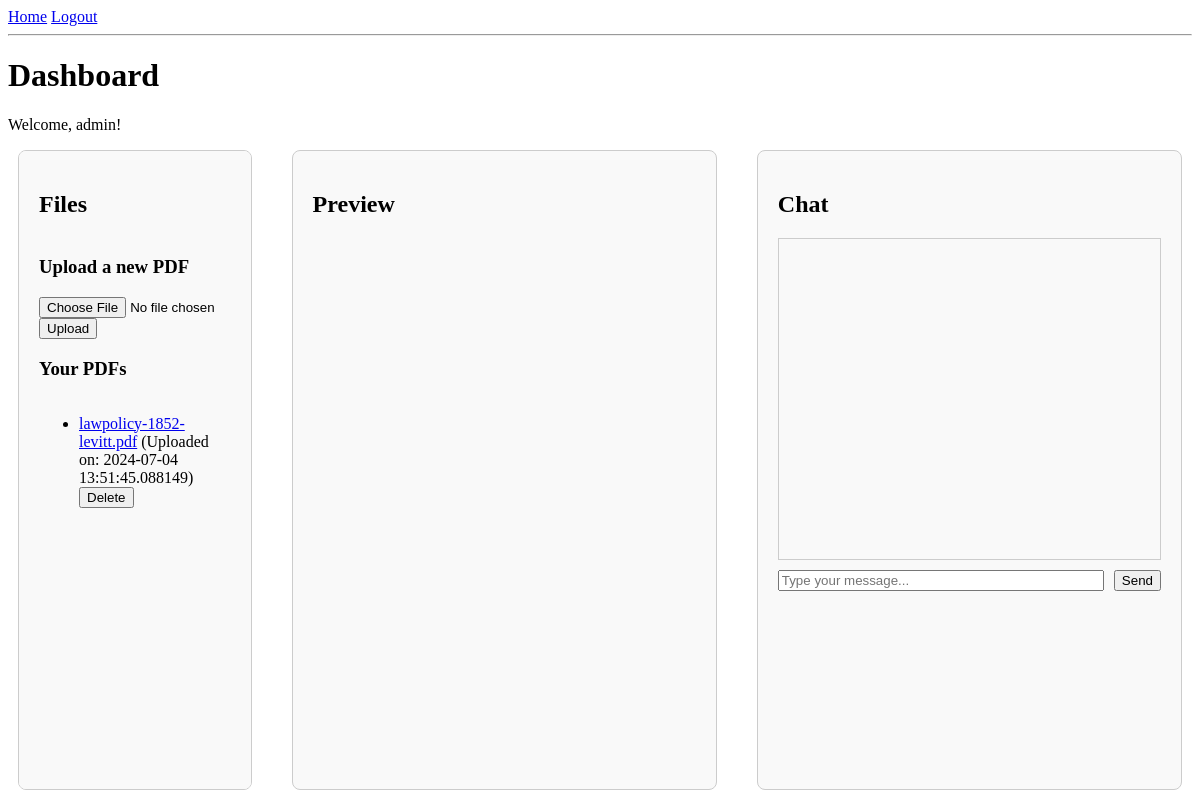
Page /dashboard (signed in) on the earlier database version.
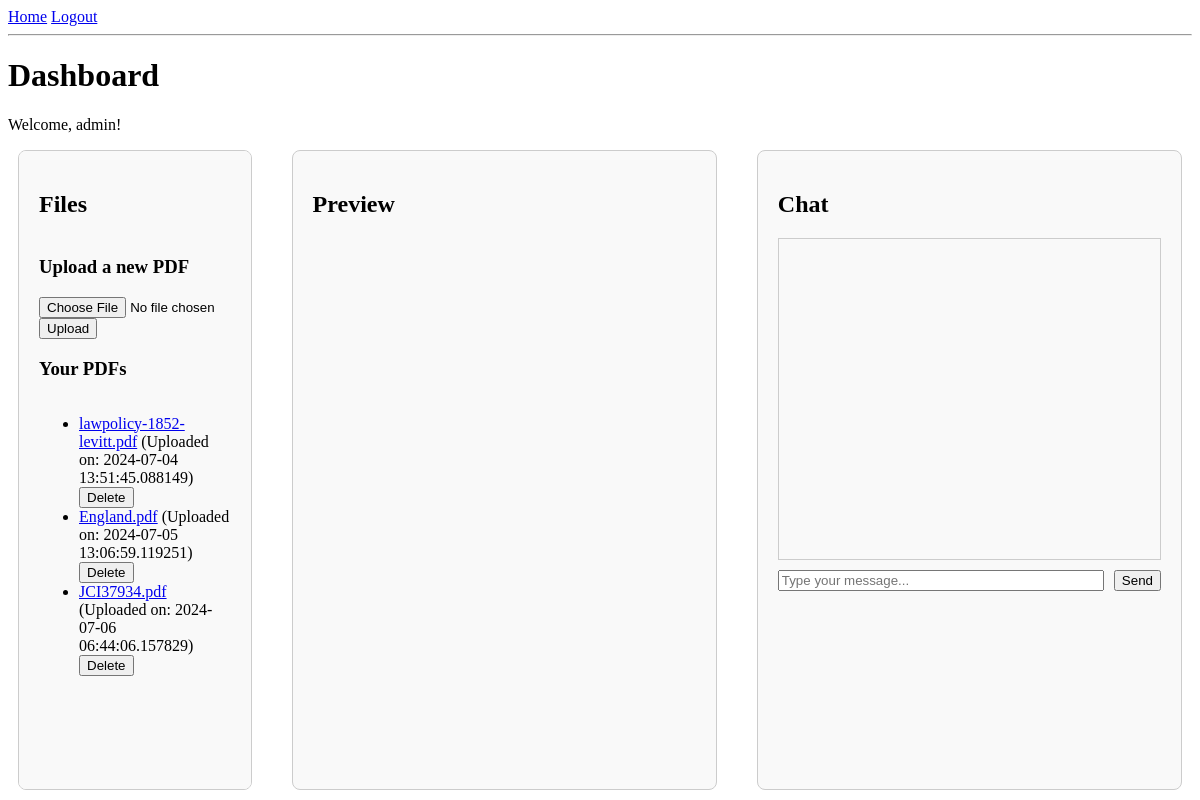
Same page on the later database version.
### app/models.py (models this page shows, shortened)
class User(UserMixin, db.Model):
    id = db.Column(db.Integer, primary_key=True)
    username = db.Column(db.String(64), index=True, unique=True)
    email = db.Column(db.String(120), index=True, unique=True)
    password_hash = db.Column(db.String(128))
    pdfs = db.relationship('PDF', backref='owner', lazy='dynamic')

class PDF(db.Model):
    id = db.Column(db.Integer, primary_key=True)
    filename = db.Column(db.String(100))
    path = db.Column(db.String(200))
    upload_date = db.Column(db.DateTime, index=True, default=datetime.utcnow)
    user_id = db.Column(db.Integer, db.ForeignKey('user.id'))

### app/routes.py (the view)
@bp.route('/dashboard')
@login_required
def dashboard():
    pdfs = PDF.query.filter_by(user_id=current_user.id).all()
    return render_template('dashboard.html', pdfs=pdfs)

### app/__init__.py (called while the page is built)
def create_app():
    app = Flask(__name__,
                template_folder=os.path.abspath(os.path.join(os.path.dirname(__file__), 'templates')))
    app.config.from_object(Config)
    db.init_app(app)
    login_manager.init_app(app)
    migrate.init_app(app, db)
    login_manager.login_view = 'main.login'
    from app import models
    from app.routes import bp
    app.register_blueprint(bp)
    @login_manager.user_loader
    def load_user(user_id):
        return models.User.query.get(int(user_id))
    return app

### app/templates/dashboard.html (shortened to what this page needs)
{% extends "base.html" %}
{% block content %}
    <h1>Dashboard</h1>
    <p>Welcome, {{ current_user.username }}!</p>
    <div class="dashboard-container">
        <div class="column files-column">
            <h2>Files</h2>
            <h3>Upload a new PDF</h3>
            <form action="{{ url_for('main.upload_pdf') }}" method="post" enctype="multipart/form-data">
                <input type="file" name="pdf_file" accept=".pdf">
                <input type="submit" value="Upload">
            </form>
            <h3>Your PDFs</h3>
            {% if pdfs %}
                <ul>
                {% for pdf in pdfs %}
                    <li>
                        <a href="#" class="pdf-link" data-pdf-id="{{ pdf.id }}">{{ pdf.filename }}</a>
                        (Uploaded on: {{ pdf.upload_date }})
                        <form action="{{ url_for('main.delete_pdf', pdf_id=pdf.id) }}" method="post" style="display: inline;">
                            <input type="submit" value="Delete" onclick="return confirm('Are you sure you want to delete this PDF?');">
                        </form>
                    </li>
                {% endfor %}
                </ul>
            {% else %}
                <p>You haven't uploaded any PDFs yet.</p>
            {% endif %}
        </div>
        <div class="column preview-column">
            <h2>Preview</h2>
            <div id="pdf-viewer"></div>
        </div>
        <div class="column chat-column">
            <h2>Chat</h2>
            <div id="chat-messages"></div>
            <form id="chat-form">
                <input type="text" id="chat-input" placeholder="Type your message...">
                <button type="submit">Send</button>
            </form>
        </div>
    </div>
{% endblock %}

### app/templates/base.html (shortened to what this page needs)
<!doctype html>
<html lang="en">
  <head>
  </head>
  <body>
    <nav>
      <a href="{{ url_for('main.index') }}">Home</a>
      {% if current_user is defined and current_user.is_authenticated %}
          <a href="{{ url_for('main.logout') }}">Logout</a>
      {% else %}
          <a href="{{ url_for('main.login') }}">Login</a>
          <a href="{{ url_for('main.register') }}">Register</a>
      {% endif %}
  </nav>
    <hr>
    {% block content %}{% endblock %}
  </body>
</html>

### app/templates/dashboard.html (style rules this page uses)
.dashboard-container { display: flex; justify-content: space-between; grid-template-columns: repeat(3, 1fr); gap: 20px; height: 80vh; }
.column { flex: 1; border: 1px solid #ccc; padding: 20px; margin: 0 10px; border-radius: 8px; background-color: #f9f9f9; overflow-y: auto; display: flex; flex-direction: column; }
#pdf-viewer { flex-grow: 1; overflow-y: auto; display: flex; flex-direction: column; align-items: center; }
.files-column { flex-basis: 20%; }
.preview-column { flex-basis: 40%; }
.chat-column { flex-basis: 40%; }
#chat-messages { height: 300px; overflow-y: auto; border: 1px solid #ccc; padding: 10px; margin-bottom: 10px; }
#chat-form { display: flex; }
#chat-input { flex-grow: 1; margin-right: 10px; }

Differences in the rows shown:
added PDF: filename "England.pdf", upload_date "2024-07-05 13:06:59.119251"
added PDF: filename "JCI37934.pdf", upload_date "2024-07-06 06:44:06.157829"
